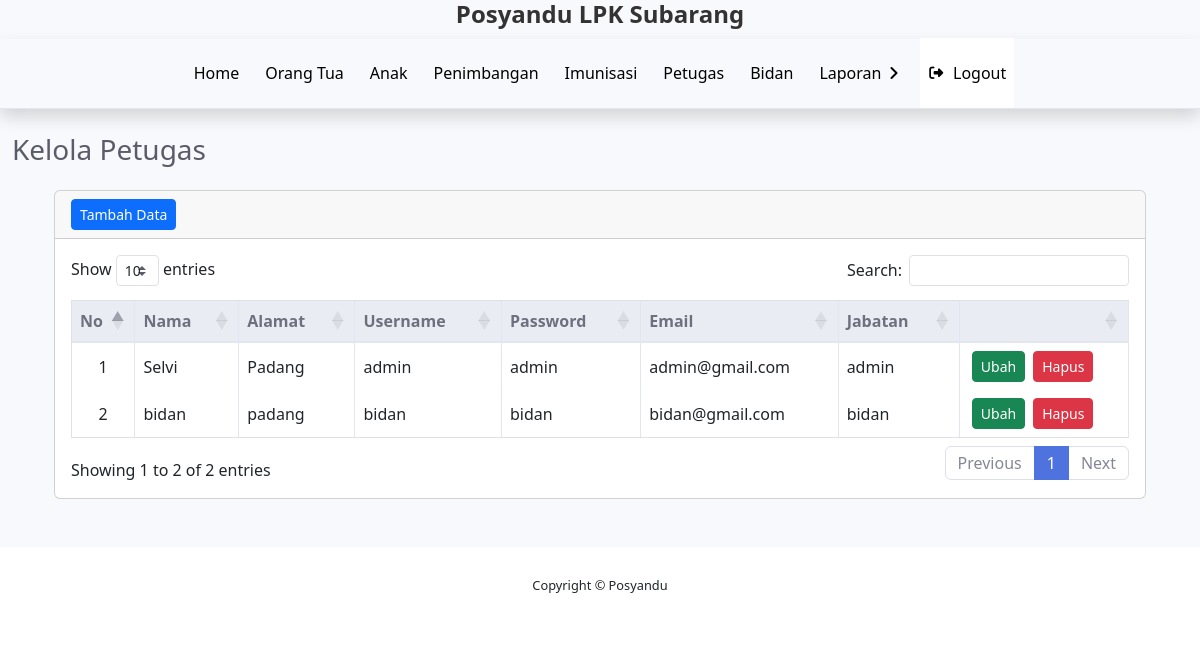
The page /pages/admin/kelola-petugas.php (signed in) on the database its author committed.
### tables this page shows
CREATE TABLE `user` (
  `id_user` int(11) NOT NULL,
  `nama` varchar(20) NOT NULL,
  `username` varchar(20) NOT NULL,
  `password` varchar(20) NOT NULL,
  `email` varchar(30) NOT NULL,
  `hak_akses` varchar(20) NOT NULL,
  `alamat` varchar(40) DEFAULT NULL,
  `jabatan` varchar(20) NOT NULL
);

### pages/admin/kelola-petugas.php (the view, shortened to what this page needs)
<!DOCTYPE html>
<html lang="en">
<head>
    <?php include '../../layout/header.php' ?>
</head>
<body id="page-top">
    <div id="wrapper">
        <div id="content-wrapper" class="d-flex flex-column">
            <div id="content">
                <?php include '../../layout/topbar-admin.php' ?>
                <div class="container-fluid">
                    <div class="d-sm-flex align-items-center justify-content-between mb-4">
                        <h1 class="h3 mb-0 text-gray-800">Kelola Petugas</h1>
                    </div>
                    <div class="container row-12">
                        <div class="col">
                            <div class="card mb-5">
                                <div class="card-header">
                                    <div class="nav-item">
                                        <a href="tambah-petugas.php" class="btn btn-sm btn-primary">Tambah Data</a>
                                    </div>
                                </div>
                                <div class="card-body">
                                    <table class="table table-responsive-lg table-hover table-bordered" id="Table">
                                        <thead class="thead-light text-center">
                                            <tr>
                                                <th width=6%>No</th>
                                                <th>Nama</th>
                                                <th>Alamat</th>
                                                <th>Username</th>
                                                <th>Password</th>
                                                <th>Email</th>
                                                <th>Jabatan</th>
                                                <th width=16%></th>
                                            </tr>
                                        </thead>
                                        <tbody>
                                            <?php
                                            include "../../koneksi.php";
                                            $no = 1;
                                            $data = mysqli_query($koneksi, "SELECT * FROM user");
                                            if (!$data) {
                                            ?>
                                                <tr>
                                                    <td colspan="7" class="text-center font-weight-bold">Data Kosong</td>
                                                </tr>
                                                <?php
                                            } else {
                                                while ($item = mysqli_fetch_array($data)) {
                                                ?>
                                                    <tr>
                                                        <td class="text-center align-middle"><?php echo $no++; ?></td>
                                                        <td class="align-middle"><?php echo $item['nama']; ?></td>
                                                        <td class="align-middle"><?php echo $item['alamat']; ?></td>
                                                        <td class="align-middle"><?php echo $item['username']; ?></td>
                                                        <td class="align-middle"><?php echo $item['password']; ?></td>
                                                        <td class="align-middle"><?php echo $item['email']; ?></td>
                                                        <td class="align-middle"><?php echo $item['jabatan']; ?></td>
                                                        <td class="text-center">
                                                            <a href="ubah-petugas.php?id=<?php echo $item['id_user'] ?>" class="btn btn-success btn-sm mx-1 float-left">Ubah</a>
                                                            <form action="hapus-petugas.php?id=<?php echo $item['id_user'] ?>" method="post">
                                                                <button type="submit" class="btn btn-danger btn-sm mx-1 float-left">Hapus</button>
                                                            </form>
                                                        </td>
                                                    </tr>
                                            <?php
                                                }
                                            }
                                            ?>
                                        </tbody>
                                    </table>
                                </div>
                            </div>
                        </div>
                    </div>
                </div>
            </div>
            <?php include '../../layout/footer.php' ?>
        </div>
    </div>
</body>
</html>

### layout/topbar-admin.php (style rules this page uses)
body { margin: 0; }

### rows shown on the page
user: nama "Selvi", alamat "Padang", username "admin", password "admin", email "admin@gmail.com", jabatan "admin"
user: nama "bidan", alamat "padang", username "bidan", password "bidan", email "bidan@gmail.com", jabatan "bidan"
